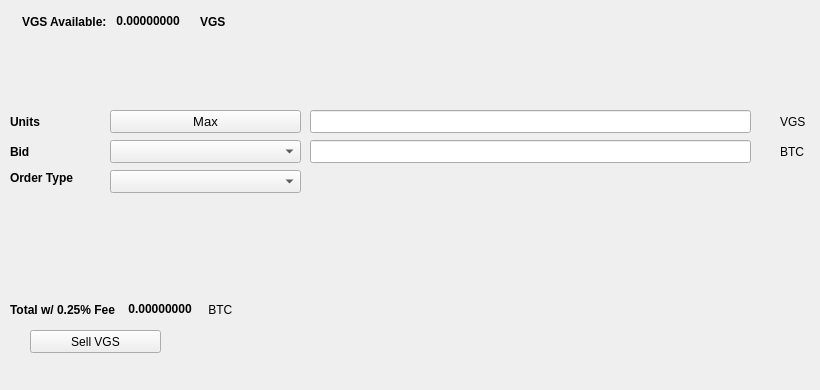
   <widget class="QWidget" name="SellTab">
    <attribute name="title">
     <string>Sell</string>
    </attribute>
    <widget class="QLabel" name="label_16">
     <property name="geometry">
      <rect>
       <x>780</x>
       <y>140</y>
       <width>31</width>
       <height>23</height>
      </rect>
     </property>
     <property name="text">
      <string>BTC</string>
     </property>
    </widget>
    <widget class="QComboBox" name="SellBidcomboBox">
     <property name="geometry">
      <rect>
       <x>110</x>
       <y>140</y>
       <width>191</width>
       <height>23</height>
      </rect>
     </property>
     <property name="font">
      <font>
       <pointsize>10</pointsize>
      </font>
     </property>
    </widget>
    <widget class="QLabel" name="label_18">
     <property name="geometry">
      <rect>
       <x>10</x>
       <y>110</y>
       <width>46</width>
       <height>23</height>
      </rect>
     </property>
     <property name="font">
      <font>
       <weight>75</weight>
       <bold>true</bold>
      </font>
     </property>
     <property name="text">
      <string>Units</string>
     </property>
    </widget>
    <widget class="QPushButton" name="Sell_Max_Amount">
     <property name="geometry">
      <rect>
       <x>110</x>
       <y>110</y>
       <width>191</width>
       <height>23</height>
      </rect>
     </property>
     <property name="font">
      <font>
       <pointsize>10</pointsize>
      </font>
     </property>
     <property name="text">
      <string>Max</string>
     </property>
    </widget>
    <widget class="QLabel" name="label_20">
     <property name="geometry">
      <rect>
       <x>10</x>
       <y>170</y>
       <width>91</width>
       <height>16</height>
      </rect>
     </property>
     <property name="font">
      <font>
       <weight>75</weight>
       <bold>true</bold>
      </font>
     </property>
     <property name="text">
      <string>Order Type</string>
     </property>
    </widget>
    <widget class="QComboBox" name="SellOrdertypeCombo">
     <property name="geometry">
      <rect>
       <x>110</x>
       <y>170</y>
       <width>191</width>
       <height>23</height>
      </rect>
     </property>
     <property name="font">
      <font>
       <pointsize>10</pointsize>
      </font>
     </property>
    </widget>
    <widget class="QLabel" name="label_21">
     <property name="geometry">
      <rect>
       <x>10</x>
       <y>140</y>
       <width>46</width>
       <height>23</height>
      </rect>
     </property>
     <property name="font">
      <font>
       <weight>75</weight>
       <bold>true</bold>
      </font>
     </property>
     <property name="text">
      <string>Bid</string>
     </property>
    </widget>
    <widget class="QLabel" name="label_22">
     <property name="geometry">
      <rect>
       <x>780</x>
       <y>110</y>
       <width>31</width>
       <height>23</height>
      </rect>
     </property>
     <property name="text">
      <string>VGS</string>
     </property>
    </widget>
    <widget class="QLineEdit" name="UnitsInputBTDX">
     <property name="geometry">
      <rect>
       <x>310</x>
       <y>110</y>
       <width>441</width>
       <height>23</height>
      </rect>
     </property>
     <property name="font">
      <font>
       <pointsize>9</pointsize>
       <weight>75</weight>
       <bold>true</bold>
      </font>
     </property>
    </widget>
    <widget class="QLineEdit" name="SellBidPriceEdit">
     <property name="geometry">
      <rect>
       <x>310</x>
       <y>140</y>
       <width>441</width>
       <height>23</height>
      </rect>
     </property>
     <property name="font">
      <font>
       <pointsize>9</pointsize>
       <weight>75</weight>
       <bold>true</bold>
      </font>
     </property>
    </widget>
    <widget class="QPushButton" name="SellBTDXBTN">
     <property name="geometry">
      <rect>
       <x>30</x>
       <y>330</y>
       <width>131</width>
       <height>23</height>
      </rect>
     </property>
     <property name="text">
      <string>Sell VGS</string>
     </property>
     <property name="icon">
      <iconset resource="../lasvegascoin">
       <normaloff>:/icons/bitcoin</normaloff>:/icons/bitcoin</iconset>
     </property>
    </widget>
    <widget class="QWidget" name="layoutWidget3">
     <property name="geometry">
      <rect>
       <x>22</x>
       <y>12</y>
       <width>258</width>
       <height>19</height>
      </rect>
     </property>
     <layout class="QHBoxLayout" name="horizontalLayout">
      <item>
       <widget class="QLabel" name="label232_2">
        <property name="font">
         <font>
          <weight>75</weight>
          <bold>true</bold>
         </font>
        </property>
        <property name="text">
         <string>VGS Available:</string>
        </property>
       </widget>
      </item>
      <item>
       <widget class="QLabel" name="BTDXAvailableLabel">
        <property name="palette">
         <palette>
          <active>
           <colorrole role="WindowText">
            <brush brushstyle="SolidPattern">
             <color alpha="255">
              <red>0</red>
              <green>0</green>
              <blue>0</blue>
             </color>
            </brush>
           </colorrole>
           <colorrole role="Button">
            <brush brushstyle="SolidPattern">
             <color alpha="255">
              <red>0</red>
              <green>170</green>
              <blue>0</blue>
             </color>
            </brush>
           </colorrole>
           <colorrole role="Light">
            <brush brushstyle="SolidPattern">
             <color alpha="255">
              <red>0</red>
              <green>255</green>
              <blue>0</blue>
             </color>
            </brush>
           </colorrole>
           <colorrole role="Midlight">
            <brush brushstyle="SolidPattern">
             <color alpha="255">
              <red>0</red>
              <green>212</green>
              <blue>0</blue>
             </color>
            </brush>
           </colorrole>
           <colorrole role="Dark">
            <brush brushstyle="SolidPattern">
             <color alpha="255">
              <red>0</red>
              <green>85</green>
              <blue>0</blue>
             </color>
            </brush>
           </colorrole>
           <colorrole role="Mid">
            <brush brushstyle="SolidPattern">
             <color alpha="255">
              <red>0</red>
              <green>113</green>
              <blue>0</blue>
             </color>
            </brush>
           </colorrole>
           <colorrole role="Text">
            <brush brushstyle="SolidPattern">
             <color alpha="255">
              <red>0</red>
              <green>170</green>
              <blue>0</blue>
             </color>
            </brush>
           </colorrole>
           <colorrole role="BrightText">
            <brush brushstyle="SolidPattern">
             <color alpha="255">
              <red>255</red>
              <green>255</green>
              <blue>255</blue>
             </color>
            </brush>
           </colorrole>
           <colorrole role="ButtonText">
            <brush brushstyle="SolidPattern">
             <color alpha="255">
              <red>0</red>
              <green>0</green>
              <blue>0</blue>
             </color>
            </brush>
           </colorrole>
           <colorrole role="Base">
            <brush brushstyle="SolidPattern">
             <color alpha="255">
              <red>255</red>
              <green>255</green>
              <blue>255</blue>
             </color>
            </brush>
           </colorrole>
           <colorrole role="Window">
            <brush brushstyle="SolidPattern">
             <color alpha="255">
              <red>0</red>
              <green>170</green>
              <blue>0</blue>
             </color>
            </brush>
           </colorrole>
           <colorrole role="Shadow">
            <brush brushstyle="SolidPattern">
             <color alpha="255">
              <red>0</red>
              <green>0</green>
              <blue>0</blue>
             </color>
            </brush>
           </colorrole>
           <colorrole role="AlternateBase">
            <brush brushstyle="SolidPattern">
             <color alpha="255">
              <red>127</red>
              <green>212</green>
              <blue>127</blue>
             </color>
            </brush>
           </colorrole>
           <colorrole role="ToolTipBase">
            <brush brushstyle="SolidPattern">
             <color alpha="255">
              <red>255</red>
              <green>255</green>
              <blue>220</blue>
             </color>
            </brush>
           </colorrole>
           <colorrole role="ToolTipText">
            <brush brushstyle="SolidPattern">
             <color alpha="255">
              <red>0</red>
              <green>0</green>
              <blue>0</blue>
             </color>
            </brush>
           </colorrole>
          </active>
          <inactive>
           <colorrole role="WindowText">
            <brush brushstyle="SolidPattern">
             <color alpha="255">
              <red>0</red>
              <green>0</green>
              <blue>0</blue>
             </color>
            </brush>
           </colorrole>
           <colorrole role="Button">
            <brush brushstyle="SolidPattern">
             <color alpha="255">
              <red>0</red>
              <green>170</green>
              <blue>0</blue>
             </color>
            </brush>
           </colorrole>
           <colorrole role="Light">
            <brush brushstyle="SolidPattern">
             <color alpha="255">
              <red>0</red>
              <green>255</green>
              <blue>0</blue>
             </color>
            </brush>
           </colorrole>
           <colorrole role="Midlight">
            <brush brushstyle="SolidPattern">
             <color alpha="255">
              <red>0</red>
              <green>212</green>
              <blue>0</blue>
             </color>
            </brush>
           </colorrole>
           <colorrole role="Dark">
            <brush brushstyle="SolidPattern">
             <color alpha="255">
              <red>0</red>
              <green>85</green>
              <blue>0</blue>
             </color>
            </brush>
           </colorrole>
           <colorrole role="Mid">
            <brush brushstyle="SolidPattern">
             <color alpha="255">
              <red>0</red>
              <green>113</green>
              <blue>0</blue>
             </color>
            </brush>
           </colorrole>
           <colorrole role="Text">
            <brush brushstyle="SolidPattern">
             <color alpha="255">
              <red>0</red>
              <green>170</green>
              <blue>0</blue>
             </color>
            </brush>
           </colorrole>
           <colorrole role="BrightText">
            <brush brushstyle="SolidPattern">
             <color alpha="255">
              <red>255</red>
              <green>255</green>
              <blue>255</blue>
             </color>
            </brush>
           </colorrole>
           <colorrole role="ButtonText">
            <brush brushstyle="SolidPattern">
             <color alpha="255">
              <red>0</red>
              <green>0</green>
              <blue>0</blue>
             </color>
            </brush>
           </colorrole>
           <colorrole role="Base">
            <brush brushstyle="SolidPattern">
             <color alpha="255">
              <red>255</red>
              <green>255</green>
              <blue>255</blue>
             </color>
            </brush>
           </colorrole>
           <colorrole role="Window">
            <brush brushstyle="SolidPattern">
             <color alpha="255">
              <red>0</red>
              <green>170</green>
              <blue>0</blue>
             </color>
            </brush>
           </colorrole>
           <colorrole role="Shadow">
            <brush brushstyle="SolidPattern">
             <color alpha="255">
              <red>0</red>
              <green>0</green>
              <blue>0</blue>
             </color>
            </brush>
           </colorrole>
           <colorrole role="AlternateBase">
            <brush brushstyle="SolidPattern">
             <color alpha="255">
              <red>127</red>
              <green>212</green>
              <blue>127</blue>
             </color>
            </brush>
           </colorrole>
           <colorrole role="ToolTipBase">
            <brush brushstyle="SolidPattern">
             <color alpha="255">
              <red>255</red>
              <green>255</green>
              <blue>220</blue>
             </color>
            </brush>
           </colorrole>
           <colorrole role="ToolTipText">
            <brush brushstyle="SolidPattern">
             <color alpha="255">
              <red>0</red>
              <green>0</green>
              <blue>0</blue>
             </color>
            </brush>
           </colorrole>
          </inactive>
          <disabled>
           <colorrole role="WindowText">
            <brush brushstyle="SolidPattern">
             <color alpha="255">
              <red>0</red>
              <green>85</green>
              <blue>0</blue>
             </color>
            </brush>
           </colorrole>
           <colorrole role="Button">
            <brush brushstyle="SolidPattern">
             <color alpha="255">
              <red>0</red>
              <green>170</green>
              <blue>0</blue>
             </color>
            </brush>
           </colorrole>
           <colorrole role="Light">
            <brush brushstyle="SolidPattern">
             <color alpha="255">
              <red>0</red>
              <green>255</green>
              <blue>0</blue>
             </color>
            </brush>
           </colorrole>
           <colorrole role="Midlight">
            <brush brushstyle="SolidPattern">
             <color alpha="255">
              <red>0</red>
              <green>212</green>
              <blue>0</blue>
             </color>
            </brush>
           </colorrole>
           <colorrole role="Dark">
            <brush brushstyle="SolidPattern">
             <color alpha="255">
              <red>0</red>
              <green>85</green>
              <blue>0</blue>
             </color>
            </brush>
           </colorrole>
           <colorrole role="Mid">
            <brush brushstyle="SolidPattern">
             <color alpha="255">
              <red>0</red>
              <green>113</green>
              <blue>0</blue>
             </color>
            </brush>
           </colorrole>
           <colorrole role="Text">
            <brush brushstyle="SolidPattern">
             <color alpha="255">
              <red>0</red>
              <green>85</green>
              <blue>0</blue>
             </color>
            </brush>
           </colorrole>
           <colorrole role="BrightText">
            <brush brushstyle="SolidPattern">
             <color alpha="255">
              <red>255</red>
              <green>255</green>
              <blue>255</blue>
             </color>
            </brush>
           </colorrole>
           <colorrole role="ButtonText">
            <brush brushstyle="SolidPattern">
             <color alpha="255">
              <red>0</red>
              <green>85</green>
              <blue>0</blue>
             </color>
            </brush>
           </colorrole>
           <colorrole role="Base">
            <brush brushstyle="SolidPattern">
             <color alpha="255">
              <red>0</red>
              <green>170</green>
              <blue>0</blue>
             </color>
            </brush>
           </colorrole>
           <colorrole role="Window">
            <brush brushstyle="SolidPattern">
             <color alpha="255">
              <red>0</red>
              <green>170</green>
              <blue>0</blue>
             </color>
            </brush>
           </colorrole>
           <colorrole role="Shadow">
            <brush brushstyle="SolidPattern">
             <color alpha="255">
              <red>0</red>
              <green>0</green>
              <blue>0</blue>
             </color>
            </brush>
           </colorrole>
           <colorrole role="AlternateBase">
            <brush brushstyle="SolidPattern">
             <color alpha="255">
              <red>0</red>
              <green>170</green>
              <blue>0</blue>
             </color>
            </brush>
           </colorrole>
           <colorrole role="ToolTipBase">
            <brush brushstyle="SolidPattern">
             <color alpha="255">
              <red>255</red>
              <green>255</green>
              <blue>220</blue>
             </color>
            </brush>
           </colorrole>
           <colorrole role="ToolTipText">
            <brush brushstyle="SolidPattern">
             <color alpha="255">
              <red>0</red>
              <green>0</green>
              <blue>0</blue>
             </color>
            </brush>
           </colorrole>
          </disabled>
         </palette>
        </property>
        <property name="font">
         <font>
          <weight>75</weight>
          <bold>true</bold>
         </font>
        </property>
        <property name="text">
         <string> 0.00000000 </string>
        </property>
        <property name="textInteractionFlags">
         <set>Qt::LinksAccessibleByMouse|Qt::TextSelectableByKeyboard|Qt::TextSelectableByMouse</set>
        </property>
       </widget>
      </item>
      <item>
       <widget class="QLabel" name="labelBTDX">
        <property name="font">
         <font>
          <weight>75</weight>
          <bold>true</bold>
         </font>
        </property>
        <property name="text">
         <string>VGS</string>
        </property>
       </widget>
      </item>
     </layout>
    </widget>
    <widget class="QWidget" name="layoutWidget">
     <property name="geometry">
      <rect>
       <x>10</x>
       <y>300</y>
       <width>268</width>
       <height>19</height>
      </rect>
     </property>
     <layout class="QHBoxLayout" name="horizontalLayout_2">
      <item>
       <widget class="QLabel" name="label_19">
        <property name="font">
         <font>
          <weight>75</weight>
          <bold>true</bold>
         </font>
        </property>
        <property name="text">
         <string>Total w/ 0.25% Fee </string>
        </property>
       </widget>
      </item>
      <item>
       <widget class="QLabel" name="SellCostLabel">
        <property name="palette">
         <palette>
          <active>
           <colorrole role="WindowText">
            <brush brushstyle="SolidPattern">
             <color alpha="255">
              <red>0</red>
              <green>0</green>
              <blue>0</blue>
             </color>
            </brush>
           </colorrole>
           <colorrole role="Button">
            <brush brushstyle="SolidPattern">
             <color alpha="255">
              <red>0</red>
              <green>170</green>
              <blue>0</blue>
             </color>
            </brush>
           </colorrole>
           <colorrole role="Light">
            <brush brushstyle="SolidPattern">
             <color alpha="255">
              <red>0</red>
              <green>255</green>
              <blue>0</blue>
             </color>
            </brush>
           </colorrole>
           <colorrole role="Midlight">
            <brush brushstyle="SolidPattern">
             <color alpha="255">
              <red>0</red>
              <green>212</green>
              <blue>0</blue>
             </color>
            </brush>
           </colorrole>
           <colorrole role="Dark">
            <brush brushstyle="SolidPattern">
             <color alpha="255">
              <red>0</red>
              <green>85</green>
              <blue>0</blue>
             </color>
            </brush>
           </colorrole>
           <colorrole role="Mid">
            <brush brushstyle="SolidPattern">
             <color alpha="255">
              <red>0</red>
              <green>113</green>
              <blue>0</blue>
             </color>
            </brush>
           </colorrole>
           <colorrole role="Text">
            <brush brushstyle="SolidPattern">
             <color alpha="255">
              <red>0</red>
              <green>170</green>
              <blue>0</blue>
             </color>
            </brush>
           </colorrole>
           <colorrole role="BrightText">
            <brush brushstyle="SolidPattern">
             <color alpha="255">
              <red>255</red>
              <green>255</green>
              <blue>255</blue>
             </color>
            </brush>
           </colorrole>
           <colorrole role="ButtonText">
            <brush brushstyle="SolidPattern">
             <color alpha="255">
              <red>0</red>
              <green>0</green>
              <blue>0</blue>
             </color>
            </brush>
           </colorrole>
           <colorrole role="Base">
            <brush brushstyle="SolidPattern">
             <color alpha="255">
              <red>255</red>
              <green>255</green>
              <blue>255</blue>
             </color>
            </brush>
           </colorrole>
           <colorrole role="Window">
            <brush brushstyle="SolidPattern">
             <color alpha="255">
              <red>0</red>
              <green>170</green>
              <blue>0</blue>
             </color>
            </brush>
           </colorrole>
           <colorrole role="Shadow">
            <brush brushstyle="SolidPattern">
             <color alpha="255">
              <red>0</red>
              <green>0</green>
              <blue>0</blue>
             </color>
            </brush>
           </colorrole>
           <colorrole role="AlternateBase">
            <brush brushstyle="SolidPattern">
             <color alpha="255">
              <red>127</red>
              <green>212</green>
              <blue>127</blue>
             </color>
            </brush>
           </colorrole>
           <colorrole role="ToolTipBase">
            <brush brushstyle="SolidPattern">
             <color alpha="255">
              <red>255</red>
              <green>255</green>
              <blue>220</blue>
             </color>
            </brush>
           </colorrole>
           <colorrole role="ToolTipText">
            <brush brushstyle="SolidPattern">
             <color alpha="255">
              <red>0</red>
              <green>0</green>
              <blue>0</blue>
             </color>
            </brush>
           </colorrole>
          </active>
          <inactive>
           <colorrole role="WindowText">
            <brush brushstyle="SolidPattern">
             <color alpha="255">
              <red>0</red>
              <green>0</green>
              <blue>0</blue>
             </color>
            </brush>
           </colorrole>
           <colorrole role="Button">
            <brush brushstyle="SolidPattern">
             <color alpha="255">
              <red>0</red>
              <green>170</green>
              <blue>0</blue>
             </color>
            </brush>
           </colorrole>
           <colorrole role="Light">
            <brush brushstyle="SolidPattern">
             <color alpha="255">
              <red>0</red>
              <green>255</green>
              <blue>0</blue>
             </color>
            </brush>
           </colorrole>
           <colorrole role="Midlight">
            <brush brushstyle="SolidPattern">
             <color alpha="255">
              <red>0</red>
              <green>212</green>
              <blue>0</blue>
             </color>
            </brush>
           </colorrole>
           <colorrole role="Dark">
            <brush brushstyle="SolidPattern">
             <color alpha="255">
              <red>0</red>
              <green>85</green>
              <blue>0</blue>
             </color>
            </brush>
           </colorrole>
           <colorrole role="Mid">
            <brush brushstyle="SolidPattern">
             <color alpha="255">
              <red>0</red>
              <green>113</green>
              <blue>0</blue>
             </color>
            </brush>
           </colorrole>
           <colorrole role="Text">
            <brush brushstyle="SolidPattern">
             <color alpha="255">
              <red>0</red>
              <green>170</green>
              <blue>0</blue>
             </color>
            </brush>
           </colorrole>
           <colorrole role="BrightText">
            <brush brushstyle="SolidPattern">
             <color alpha="255">
              <red>255</red>
              <green>255</green>
              <blue>255</blue>
             </color>
            </brush>
           </colorrole>
           <colorrole role="ButtonText">
            <brush brushstyle="SolidPattern">
             <color alpha="255">
              <red>0</red>
              <green>0</green>
              <blue>0</blue>
             </color>
            </brush>
           </colorrole>
           <colorrole role="Base">
            <brush brushstyle="SolidPattern">
             <color alpha="255">
              <red>255</red>
              <green>255</green>
              <blue>255</blue>
             </color>
            </brush>
           </colorrole>
           <colorrole role="Window">
            <brush brushstyle="SolidPattern">
             <color alpha="255">
              <red>0</red>
              <green>170</green>
              <blue>0</blue>
             </color>
            </brush>
           </colorrole>
           <colorrole role="Shadow">
            <brush brushstyle="SolidPattern">
             <color alpha="255">
              <red>0</red>
              <green>0</green>
              <blue>0</blue>
             </color>
            </brush>
           </colorrole>
           <colorrole role="AlternateBase">
            <brush brushstyle="SolidPattern">
             <color alpha="255">
              <red>127</red>
              <green>212</green>
              <blue>127</blue>
             </color>
            </brush>
           </colorrole>
           <colorrole role="ToolTipBase">
            <brush brushstyle="SolidPattern">
             <color alpha="255">
              <red>255</red>
              <green>255</green>
              <blue>220</blue>
             </color>
            </brush>
           </colorrole>
           <colorrole role="ToolTipText">
            <brush brushstyle="SolidPattern">
             <color alpha="255">
              <red>0</red>
              <green>0</green>
              <blue>0</blue>
             </color>
            </brush>
           </colorrole>
          </inactive>
          <disabled>
           <colorrole role="WindowText">
            <brush brushstyle="SolidPattern">
             <color alpha="255">
              <red>0</red>
              <green>85</green>
              <blue>0</blue>
             </color>
            </brush>
           </colorrole>
           <colorrole role="Button">
            <brush brushstyle="SolidPattern">
             <color alpha="255">
              <red>0</red>
              <green>170</green>
              <blue>0</blue>
             </color>
            </brush>
           </colorrole>
           <colorrole role="Light">
            <brush brushstyle="SolidPattern">
             <color alpha="255">
              <red>0</red>
              <green>255</green>
              <blue>0</blue>
             </color>
            </brush>
           </colorrole>
           <colorrole role="Midlight">
            <brush brushstyle="SolidPattern">
             <color alpha="255">
              <red>0</red>
              <green>212</green>
              <blue>0</blue>
             </color>
            </brush>
           </colorrole>
           <colorrole role="Dark">
            <brush brushstyle="SolidPattern">
             <color alpha="255">
              <red>0</red>
              <green>85</green>
              <blue>0</blue>
             </color>
            </brush>
           </colorrole>
           <colorrole role="Mid">
            <brush brushstyle="SolidPattern">
             <color alpha="255">
              <red>0</red>
              <green>113</green>
              <blue>0</blue>
             </color>
            </brush>
           </colorrole>
           <colorrole role="Text">
            <brush brushstyle="SolidPattern">
             <color alpha="255">
              <red>0</red>
              <green>85</green>
              <blue>0</blue>
             </color>
            </brush>
           </colorrole>
           <colorrole role="BrightText">
            <brush brushstyle="SolidPattern">
             <color alpha="255">
              <red>255</red>
              <green>255</green>
              <blue>255</blue>
             </color>
            </brush>
           </colorrole>
           <colorrole role="ButtonText">
            <brush brushstyle="SolidPattern">
             <color alpha="255">
              <red>0</red>
              <green>85</green>
              <blue>0</blue>
             </color>
            </brush>
           </colorrole>
           <colorrole role="Base">
            <brush brushstyle="SolidPattern">
             <color alpha="255">
              <red>0</red>
              <green>170</green>
              <blue>0</blue>
             </color>
            </brush>
           </colorrole>
           <colorrole role="Window">
            <brush brushstyle="SolidPattern">
             <color alpha="255">
              <red>0</red>
              <green>170</green>
              <blue>0</blue>
             </color>
            </brush>
           </colorrole>
           <colorrole role="Shadow">
            <brush brushstyle="SolidPattern">
             <color alpha="255">
              <red>0</red>
              <green>0</green>
              <blue>0</blue>
             </color>
            </brush>
           </colorrole>
           <colorrole role="AlternateBase">
            <brush brushstyle="SolidPattern">
             <color alpha="255">
              <red>0</red>
              <green>170</green>
              <blue>0</blue>
             </color>
            </brush>
           </colorrole>
           <colorrole role="ToolTipBase">
            <brush brushstyle="SolidPattern">
             <color alpha="255">
              <red>255</red>
              <green>255</green>
              <blue>220</blue>
             </color>
            </brush>
           </colorrole>
           <colorrole role="ToolTipText">
            <brush brushstyle="SolidPattern">
             <color alpha="255">
              <red>0</red>
              <green>0</green>
              <blue>0</blue>
             </color>
            </brush>
           </colorrole>
          </disabled>
         </palette>
        </property>
        <property name="font">
         <font>
          <weight>75</weight>
          <bold>true</bold>
         </font>
        </property>
        <property name="autoFillBackground">
         <bool>false</bool>
        </property>
        <property name="text">
         <string> 0.00000000</string>
        </property>
        <property name="textInteractionFlags">
         <set>Qt::LinksAccessibleByMouse|Qt::TextSelectableByMouse</set>
        </property>
       </widget>
      </item>
      <item>
       <widget class="QLabel" name="label_17">
        <property name="font">
         <font>
          <weight>50</weight>
          <bold>false</bold>
         </font>
        </property>
        <property name="text">
         <string> BTC</string>
        </property>
       </widget>
      </item>
     </layout>
    </widget>
    <widget class="QLabel" name="label_23">
     <property name="geometry">
      <rect>
       <x>460</x>
       <y>300</y>
       <width>281</width>
       <height>81</height>
      </rect>
     </property>
     <property name="text">
      <string/>
     </property>
     <property name="pixmap">
      <pixmap>:/images/bittrex</pixmap>
     </property>
    </widget>
   </widget>
